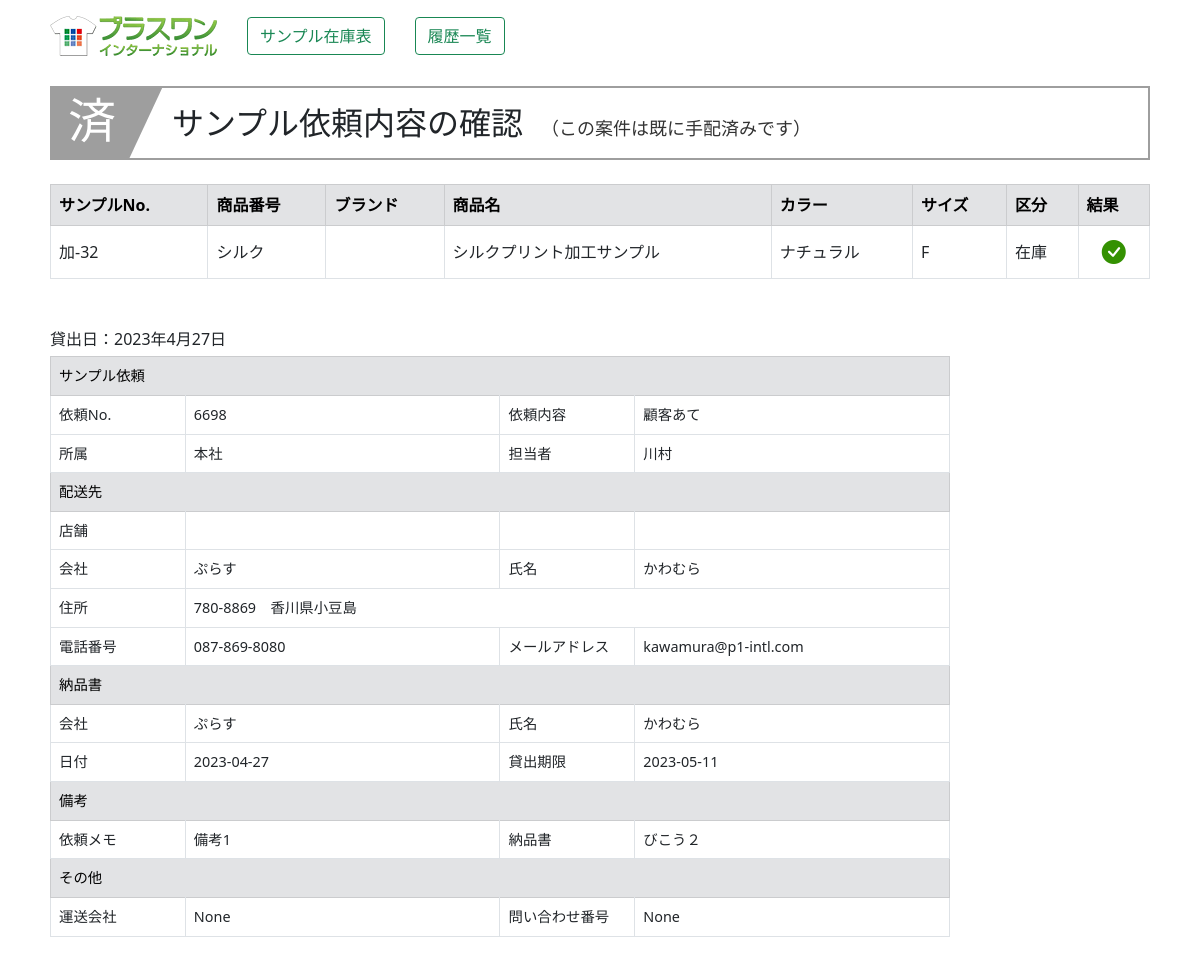
Screenshot of /rireki_kakunin/18 with the database file from the repository.
### zaiko/models.py (models this page shows, shortened)
class Shouhin(models.Model):
    hontai_num=models.AutoField("本体No",primary_key=True)
    sample_num=models.CharField("サンプルNo",max_length=20,blank=True)
    category=models.CharField("カテゴリ",max_length=10,blank=True)
    shouhin_num=models.CharField("商品番号",max_length=20,blank=True)
    brand=models.CharField("ブランド",max_length=20,blank=True)
    shouhin_name=models.CharField("商品名",max_length=255,blank=True)
    color=models.CharField("カラー",max_length=255,blank=True)
    size=models.CharField("サイズ",max_length=20,blank=True)
    size_num=models.IntegerField("サイズ値",default=0)
    kakou=models.CharField("加工",max_length=50,blank=True)
    bikou=models.CharField("備考",max_length=255,blank=True)
    touroku_day=models.DateField("登録日",auto_now_add=True)
    koushin_day=models.DateField("更新日",auto_now=True)
    joutai=models.IntegerField("状態",default=0)
    irai_num=models.IntegerField("依頼No",default=0)

class Rireki_rental(models.Model):
    irai_num=models.IntegerField("依頼No",null=False)
    irai_type=models.IntegerField("内容")
    rental_day=models.DateField("貸出日",auto_now_add=True)
    shozoku=models.CharField("所属",max_length=30,blank=True)
    tantou=models.CharField("担当者",max_length=30,blank=True)
    haisou_tempo=models.CharField("配送店舗",max_length=30,blank=True)
    haisou_com=models.CharField("会社名",max_length=30,blank=True)
    haisou_cus=models.CharField("名前",max_length=30,blank=True)
    haisou_yubin=models.CharField("郵便番号",max_length=30,blank=True)
    haisou_adress=models.CharField("住所",max_length=100,blank=True)
    haisou_tel=models.CharField("電話番号",max_length=30,blank=True)
    haisou_mail=models.CharField("メールアドレス",max_length=100,blank=True)
    nouhin_com=models.CharField("納品書会社名",max_length=30,blank=True)
    nouhin_cus=models.CharField("納品書名前",max_length=30,blank=True)
    nouhin_day=models.CharField("納品書日付",max_length=30,null=True,blank=True,default="")
    rental_maxday=models.CharField("貸出期限",max_length=30,null=True,blank=True,default="")
    bikou1=models.TextField("備考（納品）",blank=True)
    bikou2=models.TextField("備考（依頼）",blank=True)
    status=models.IntegerField("状態",default=0)
    unsou_com=models.CharField("運送会社",max_length=20,null=True,blank=True,default="")
    unsou_num=models.CharField("問い合わせ番号",max_length=20,null=True,blank=True,default="")

### zaiko/views.py (the view)
# urls.py: path('rireki_kakunin/<int:pk>', rireki_kakunin, name="rireki_kakunin"),
def rireki_kakunin(request,pk):
    irai_detail=Rireki_rental.objects.get(pk=pk)
    irai_type=irai_detail.irai_type
    status=irai_detail.status
    if irai_type!=2 and status==0:
        kubun="kakunin_ok"
    else:
        kubun="kakunin_no"
    irai_num=irai_detail.irai_num
    items=Rireki_shouhin.objects.filter(irai_num=irai_num).values_list("irai_hontai_num",flat=True)
    irai_shouhin_list=list(items)
    data=[]
    for i in irai_shouhin_list:
        data2={}
        shouhin=Shouhin.objects.get(hontai_num=i)
        data2["hontai_num"]=shouhin.hontai_num
        data2["sample_num"]=shouhin.sample_num
        data2["shouhin_num"]=shouhin.shouhin_num
        data2["brand"]=shouhin.brand
        data2["shouhin_name"]=shouhin.shouhin_name
        data2["color"]=shouhin.color
        data2["size"]=shouhin.size
        if shouhin.sample_num=="":
            data2["kubun"]="取り寄せ"
        else:
            data2["kubun"]="在庫"
        data.append(data2)
    params={
            "irai_shouhin_list":data,
            "irai_detail":irai_detail,
            "kubun":kubun,
        }
    return render(request,"zaiko/success.html",params)

### zaiko/templates/zaiko/success.html (shortened to what this page needs)
{% load static %}
<!DOCTYPE html>
<html lang="ja">
<head>
    <link rel="stylesheet" href="{% static 'main.css' %}">
    <link href="https://cdn.jsdelivr.net/npm/bootstrap@5.0.2/dist/css/bootstrap.min.css" rel="stylesheet">
    <link rel="stylesheet" href="https://cdn.jsdelivr.net/npm/bootstrap-icons@1.8.0/font/bootstrap-icons.css">
</head>
<body>
    <div class="container mt-3 mb-5">
        <div style="margin: 0 auto; justify-content: center; width: 1100px;">
            <div class="flex2">
                <div>
                    <a href="https://www.p1-intl.com/" target="_blank"><img src="{% static 'logo.webp' %}"></a>
                </div>
                <div style="margin-left: 30px;">
                    <a href="{% url 'zaiko:index' %}"><button type="button" class="btn btn-outline-success">サンプル在庫表</button></a>
                </div>
                <div style="margin-left: 30px;">
                    <a href="{% url 'zaiko:irai_rireki' %}"><button type="button" class="btn btn-outline-success">履歴一覧</button></a>
                </div>
            </div>
            <div style="margin-top: 30px;">
                {% if kubun == "new" %}
                    <div class="title03">
                        <h2><span class="number">03</span>サンプル依頼が完了しました</h2>
                    </div>
                {% elif kubun == "kakunin_ok" %}
                    <div class="title03">
                        <h2><span class="number">未</span>サンプル依頼内容の確認
                            <span>（この案件はまだ未発送のため、キャンセルが可能です）</span>
                        </h2>
                    </div>
                {% else %}
                    <div class="title00">
                        <h2><span class="number">済</span>サンプル依頼内容の確認<span>（この案件は既に手配済みです）</span></h2>
                    </div>
                {% endif %}
            </div>
            <div class="mt-4">
                <table class="table table-bordered">
                    <thead>
                        <tr class="table-secondary">
                            <th>サンプルNo.</th>
                            <th>商品番号</th>
                            <th>ブランド</th>
                            <th>商品名</th>
                            <th>カラー</th>
                            <th>サイズ</th>
                            <th>区分</th>
                            <th>結果</th>
                        </tr>
                    </thead>
                    <tbody>
                        {% for i in irai_shouhin_list %}
                        <tr>
                            <td style="vertical-align: middle;">{{i.sample_num}}</td>
                            <td style="vertical-align: middle;">{{i.shouhin_num}}</td>
                            <td style="vertical-align: middle;">{{i.brand}}</td>
                            <td style="vertical-align: middle;">{{i.shouhin_name}}</td>
                            <td style="vertical-align: middle;">{{i.color}}</td>
                            <td style="vertical-align: middle;">{{i.size}}</td>
                            <td style="vertical-align: middle;">{{i.kubun}}</td>
                            <td style="text-align: center;">
                                <i class="bi bi-check-circle-fill" style="font-size: 1.5em; color: #349102"></i>
                            </td>
                        </tr>
                        {% endfor %}
                    </tbody>
                </table>
            </div>
            <div class="mt-5">
                <div>貸出日：{{irai_detail.rental_day}}</div>
                <table class="table table-bordered" style="margin-top: 5px; font-size: 0.9em; width: 900px;">
                    <tr class="table-secondary"><td colspan="4">サンプル依頼</td></tr>
                        <td style="width: 15%;">依頼No.</td>
                        <td style="width: 35%;">{{irai_detail.irai_num}}</td>
                        <td style="width: 15%;">依頼内容</td>
                        <td style="width: 35%;">
                            {% if irai_detail.irai_type == 0 %}
                                顧客あて
                            {% elif irai_detail.irai_type == 1 %}
                                店舗あて
                            {% else %}
                                キープ
                            {% endif %}
                        </td>
                    <tr>
                        <td>所属</td><td>{{irai_detail.shozoku}}</td>
                        <td>担当者</td><td>{{irai_detail.tantou}}</td>
                    </tr>
                    <tr class="table-secondary"><td colspan="4">配送先</td></tr>
                    <tr>
                        <td>店舗</td><td>{{irai_detail.haisou_tempo}}</td>
                        <td></td><td></td>
                    </tr>
                    <tr>
                        <td>会社</td><td>{{irai_detail.haisou_com}}</td>
                        <td>氏名</td><td>{{irai_detail.haisou_cus}}</td>
                    </tr>
                    <tr>
                        <td>住所</td><td colspan="3">{{irai_detail.haisou_yubin}}　{{irai_detail.haisou_adress}}</td>
                    </tr>
                    <tr>
                        <td>電話番号</td><td>{{irai_detail.haisou_tel}}</td>
                        <td>メールアドレス</td><td>{{irai_detail.haisou_mail}}</td>
                    </tr>
                    <tr class="table-secondary"><td colspan="4">納品書</td></tr>
                    <tr>
                        <td>会社</td><td>{{irai_detail.nouhin_com}}</td>
                        <td>氏名</td><td>{{irai_detail.nouhin_cus}}</td>
                    </tr>
                    <tr>
                        <td>日付</td><td>{{irai_detail.nouhin_day}}</td>
                        <td>貸出期限</td><td>{{irai_detail.rental_maxday}}</td>
                    </tr>
                    <tr class="table-secondary"><td colspan="4">備考</td></tr>
                    <tr>
                        <td>依頼メモ</td><td>{{irai_detail.bikou2 | linebreaksbr}}</td>
                        <td>納品書</td><td>{{irai_detail.bikou1 | linebreaksbr}}</td>
                    </tr>
                    <tr class="table-secondary"><td colspan="4">その他</td></tr>
                    <tr>
                        <td>運送会社</td><td>{{irai_detail.unsou_com}}</td>
                        <td>問い合わせ番号</td><td>{{irai_detail.unsou_num}}</td>
                    </tr>
                </table>
            </div>
        </div>
    </div>
</body>
</html>

### zaiko/static/main.css (style rules this page uses)
.flex2 { display: flex; flex-wrap: wrap; align-items: center; }
.title00 h2 { position: relative; overflow: hidden; padding: 1rem 2rem 1rem 120px; border: solid 2px #9e9e9e; width: 1100px; margin: 0 auto; }
.title00 h2:before { position: absolute; content: ''; top: -150%; left: -100px; width: 200px; height: 300%; transform: rotate(25deg); background: #9e9e9e; }
.title00 h2 span, .title01 h2 span, .title02 h2 span, .title03 h2 span { color: #333333; font-size: 18px; padding-left: 18px; }
.title00 h2 span.number, .title01 h2 span.number, .title02 h2 span.number, .title03 h2 span.number { position: absolute; display: block; top: 3px; left: 0; z-index: 1; font-size: 30px; font-size: 3rem; padding-left: 16px; color: #fff; }

### rows the page displays
Shouhin: sample_num "加-32", shouhin_num "シルク", shouhin_name "シルクプリント加工サンプル", color "ナチュラル"
Rireki_rental: rental_day "2023年4月27日", irai_num "6698", shozoku "本社", tantou "川村", haisou_com "ぷらす", haisou_cus "かわむら", haisou_yubin "780-8869", haisou_adress "香川県小豆島", haisou_tel "087-869-8080", haisou_mail "kawamura@p1-intl.com", nouhin_com "ぷらす", nouhin_cus "かわむら", nouhin_day "2023-04-27", rental_maxday "2023-05-11", bikou2 "備考1", bikou1 "びこう２", unsou_com "None", unsou_num "None"

### other values shown
{{ i.size }} "F"
{{ i.kubun }} "在庫"
